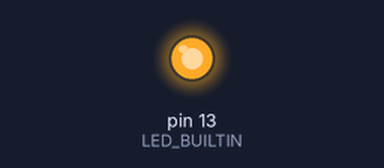
A sketch run on a simulated Arduino Uno, built with avr-gcc and run on an emulated ATmega328P. On the bench: output pins drawn as LEDs (lit = HIGH).

Above: at 0.5 s.
At 8.7 s:
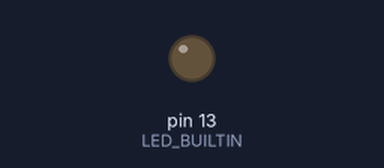
Timing chart, 0 to 9.4 s (numbered marks = the images above):
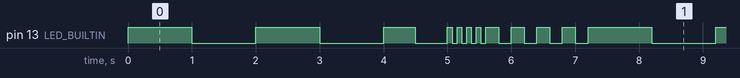

The sketch:

Blink2.ino
```cpp
void setup() {
  pinMode(LED_BUILTIN, OUTPUT);
  pinMode(13, OUTPUT);
}

void loop() {
 digitalWrite(13, HIGH);
 delay(1000);
 digitalWrite(13, LOW);
 delay(1000);
 digitalWrite(13, HIGH);
 delay(1000);
 digitalWrite(13, LOW);
 delay(1000);
 digitalWrite(13, HIGH);
 delay(500);
 digitalWrite(13, LOW);
 delay(500);
 digitalWrite(13, HIGH);
 delay(75);
 digitalWrite(13, LOW);
 delay(75);
 digitalWrite(13, HIGH);
 delay(75);
 digitalWrite(13, LOW);
 delay(75);
 digitalWrite(13, HIGH);
 delay(75);
 digitalWrite(13, LOW);
 delay(75);
 digitalWrite(13, HIGH);
 delay(75);
 digitalWrite(13, LOW);
 delay(75);
 digitalWrite(13, HIGH);
 delay(200);
 digitalWrite(13, LOW);
 delay(200);
 digitalWrite(13, HIGH);
 delay(200);
 digitalWrite(13, LOW);
 delay(200);
 digitalWrite(13, HIGH);
 delay(200);
 digitalWrite(13, LOW);
 delay(200);
 digitalWrite(13, HIGH);
 delay(200);
 digitalWrite(13, LOW);
 delay(200);
}
```

Measured:
- by itself, pin 13 (LED_BUILTIN): moves between LOW and HIGH, repeating every 7.2 s
- by itself, everything shown: repeats every 7.2 s, in 22 steps
